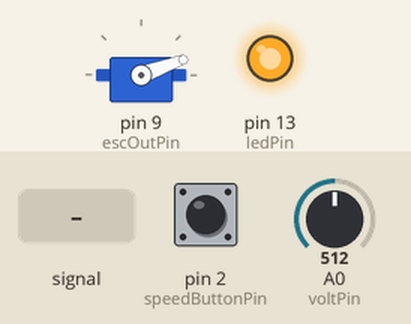
A sketch run on a simulated Arduino Uno, built with avr-gcc and run on an emulated ATmega328P. Shown: servo, output pins drawn as LEDs (lit = HIGH). The test bench sets the inputs (shaded band); at power-on: pin 2 (speedButtonPin) HIGH, A0 (voltPin) = 512.

Above: at 1.2 s.
1.3 s: A0 (voltPin) fed a 200 Hz sine of ±255 counts around its level
At 4.2 s:
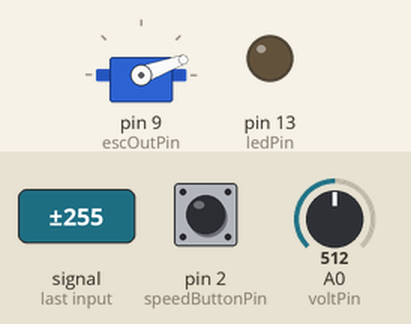
Timing chart, 0 to 10.2 s (numbered marks = the images above; inputs shaded):
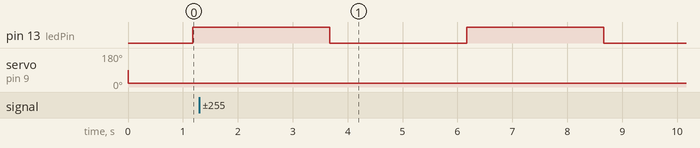

The sketch:

Tauchscooter.ino
```cpp
#define speedButtonPin 2
#define voltPin A0
#define escOutPin 9
#define ledPin 13
//#define calibrateESC
//#define _debug
#ifdef _debug
  #define dprintf(string) Serial.println(string)
#else
  #define dprintf(string)
#endif

#include <Servo.h>
Servo esc;
int i_speed = 0;
int esc_thr = 20;
bool ledState = false;
float voltMultiplier = 4.1602;
float cutOfVoltage = 14.0;
float turnDownVoltage = 15.0;

struct taskDefinition{
  long lastUpdate = 0;
  long period = 0;
};

enum taskID{
  updateButton,
  changeSpeed,
  updateESC,
  toggleLED
};

taskDefinition task[4];

void initTasks(){
  task[updateButton].period = 5;
  task[changeSpeed].period = 15; //this will increase speed from 0 to 255 in ca. 3,8s
  task[updateESC].period = 5;
  task[toggleLED].period = 0;
}

void setLastUpdate(taskID id){
  task[id].lastUpdate = millis();
}

bool isCalled(taskID id)
{
  if(millis()>(task[id].lastUpdate + task[id].period) && task[id].period > 0){
      setLastUpdate(id);
      return true;
  }else{
    return false;
  }
}

class Button{
  private:
    bool lastState;
    long t_lastStateChange;
    long t_debounceDelay;
    int buttonPin;
    bool invert = true;
  public:
    bool state;
    void initButton(int pin, long t_debounce){
      pinMode(pin, INPUT_PULLUP);
      buttonPin = pin;
      t_lastStateChange = millis();
      lastState = digitalRead(pin);
      t_debounceDelay = t_debounce;
    }
    void updateState(){
        bool currentState = digitalRead(buttonPin);
        if(invert)
          currentState = !currentState;
        //currentState ? dprintf(String(__func__) + " : button on pin " + String(buttonPin) + " pressed"):dprintf(String(__func__) + " : button on pin " + String(buttonPin) + " released");
        if(lastState != currentState){
          t_lastStateChange = millis();
          lastState = currentState;
        }

        if((millis()-t_lastStateChange) > t_debounceDelay){
          //seems like we got a stable state
          state = lastState;
        }

    }
};

Button speedSwitch;

void setLEDcycle(){
  if(i_speed){
    task[toggleLED].period = 256-i_speed;
  }
  else{
    task[toggleLED].period = 0;
    digitalWrite(ledPin, LOW);
  }
}

float getVoltage(){
  float readVoltage = analogRead(voltPin);
  float realVoltage = (readVoltage * 5/1024) /*actual messured Voltage 0V-5V*/ * voltMultiplier /* real voltage 0v - 16,4V */;

  return realVoltage;
}

void setup() {
  // put your setup code here, to run once:
  pinMode(voltPin, INPUT);
  pinMode(ledPin, OUTPUT);
  speedSwitch.initButton(speedButtonPin, 50);
  initTasks();
  esc.attach(escOutPin);
  #ifdef _debug
    Serial.begin(9600);
  #endif
}

void loop() {
  if(isCalled(updateButton))
    speedSwitch.updateState();

#ifdef calibrateESC
  if(!speedSwitch.state)
    esc.write(20);
  else
    esc.write(230);

#else


  if(isCalled(changeSpeed)){
    //speedSwitch.state? dprintf("button pressed") : dprintf("button released");

    if(speedSwitch.state && i_speed < 255){
      //dprintf("increase speed");
      i_speed++;
    }else if(!speedSwitch.state && i_speed > 0){
      //dprintf("decrease speed");
      if(i_speed > 125){
        i_speed = 125;
      }
      i_speed--;
    }
  }

  float actVoltage = getVoltage();
  dprintf("Messured voltage: " + String(actVoltage) + "V");
  if(actVoltage > 0 && actVoltage < turnDownVoltage){
    dprintf("Voltage is below turnDownVoltage: " + String(actVoltage) + "V");
    float maxSpeedPerc = (actVoltage-cutOfVoltage)/(turnDownVoltage-cutOfVoltage);
    dprintf("maxPerc " + String(maxSpeedPerc) + "%");
    if(i_speed > (maxSpeedPerc*255))
      i_speed = (maxSpeedPerc*255);
  }else if(actVoltage > 0 && actVoltage < cutOfVoltage){
    dprintf("Voltage is below cutOfVoltage: " + String(actVoltage) + "V");
    i_speed = 0;
  }

  if(isCalled(updateESC))
  {
    dprintf("set speed: " + String(i_speed));

    setLEDcycle();

    if(i_speed < esc_thr)
      esc.write(esc_thr);
    else
      esc.write(i_speed);
  }

  if(isCalled(toggleLED)){
    ledState = !ledState;
    ledState?digitalWrite(ledPin, HIGH):digitalWrite(ledPin, LOW);
  }
#endif
}
```
